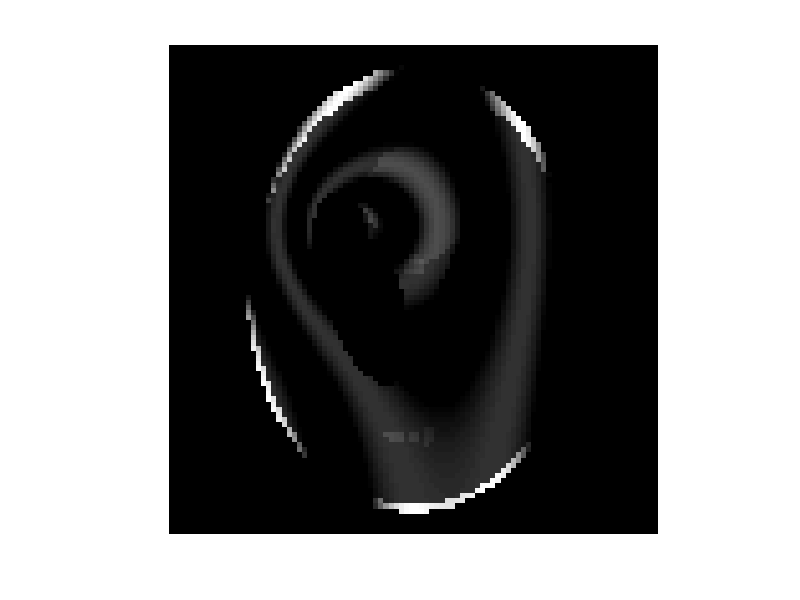

Write MATLAB code to recreate this figure.
 x = (1:96); y = (1:96)';
I_mag = phantom(96);
I_phs = 2*pi*(3*exp(-sqrt((x-36).^2+(y-36).^2)/16)+2*exp(-((x-56).^2)/36^2));
img = I_mag.*exp(1j*I_phs);

figure;
imshow(img);